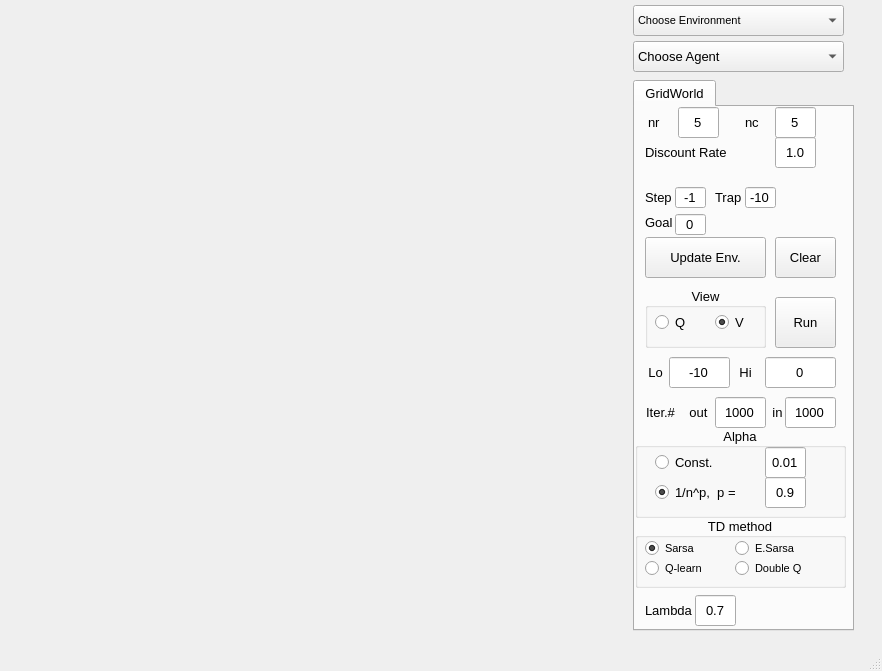
<?xml version="1.0" encoding="UTF-8"?>
<ui version="4.0">
 <class>MainWindow</class>
 <widget class="QMainWindow" name="MainWindow">
  <property name="enabled">
   <bool>true</bool>
  </property>
  <property name="geometry">
   <rect>
    <x>0</x>
    <y>0</y>
    <width>882</width>
    <height>671</height>
   </rect>
  </property>
  <property name="windowTitle">
   <string>MainWindow</string>
  </property>
  <widget class="QWidget" name="centralwidget">
   <widget class="QTabWidget" name="tabWidget">
    <property name="geometry">
     <rect>
      <x>633</x>
      <y>80</y>
      <width>221</width>
      <height>551</height>
     </rect>
    </property>
    <property name="font">
     <font>
      <family>Arial</family>
      <pointsize>10</pointsize>
     </font>
    </property>
    <property name="currentIndex">
     <number>0</number>
    </property>
    <widget class="QWidget" name="tab">
     <attribute name="title">
      <string>GridWorld</string>
     </attribute>
     <widget class="QLineEdit" name="nc">
      <property name="geometry">
       <rect>
        <x>140</x>
        <y>0</y>
        <width>41</width>
        <height>31</height>
       </rect>
      </property>
      <property name="text">
       <string>5</string>
      </property>
      <property name="alignment">
       <set>Qt::AlignCenter</set>
      </property>
     </widget>
     <widget class="QGroupBox" name="groupBox">
      <property name="geometry">
       <rect>
        <x>10</x>
        <y>180</y>
        <width>121</width>
        <height>61</height>
       </rect>
      </property>
      <property name="layoutDirection">
       <enum>Qt::LeftToRight</enum>
      </property>
      <property name="title">
       <string>View</string>
      </property>
      <property name="alignment">
       <set>Qt::AlignCenter</set>
      </property>
      <widget class="QRadioButton" name="QButton">
       <property name="geometry">
        <rect>
         <x>10</x>
         <y>20</y>
         <width>71</width>
         <height>31</height>
        </rect>
       </property>
       <property name="text">
        <string>Q</string>
       </property>
       <property name="checked">
        <bool>false</bool>
       </property>
      </widget>
      <widget class="QRadioButton" name="VButton">
       <property name="geometry">
        <rect>
         <x>70</x>
         <y>20</y>
         <width>51</width>
         <height>31</height>
        </rect>
       </property>
       <property name="text">
        <string>V</string>
       </property>
       <property name="checked">
        <bool>true</bool>
       </property>
      </widget>
     </widget>
     <widget class="QLabel" name="label">
      <property name="geometry">
       <rect>
        <x>13</x>
        <y>0</y>
        <width>31</width>
        <height>31</height>
       </rect>
      </property>
      <property name="text">
       <string>nr</string>
      </property>
     </widget>
     <widget class="QLineEdit" name="nr">
      <property name="geometry">
       <rect>
        <x>43</x>
        <y>0</y>
        <width>41</width>
        <height>31</height>
       </rect>
      </property>
      <property name="text">
       <string>5</string>
      </property>
      <property name="alignment">
       <set>Qt::AlignCenter</set>
      </property>
     </widget>
     <widget class="QLabel" name="label_2">
      <property name="geometry">
       <rect>
        <x>110</x>
        <y>0</y>
        <width>31</width>
        <height>31</height>
       </rect>
      </property>
      <property name="text">
       <string>nc</string>
      </property>
     </widget>
     <widget class="QPushButton" name="steps_run">
      <property name="geometry">
       <rect>
        <x>140</x>
        <y>190</y>
        <width>61</width>
        <height>51</height>
       </rect>
      </property>
      <property name="text">
       <string>Run</string>
      </property>
     </widget>
     <widget class="QPushButton" name="UpdateButton">
      <property name="geometry">
       <rect>
        <x>10</x>
        <y>130</y>
        <width>121</width>
        <height>41</height>
       </rect>
      </property>
      <property name="text">
       <string>Update Env.</string>
      </property>
     </widget>
     <widget class="QLineEdit" name="n_out">
      <property name="geometry">
       <rect>
        <x>80</x>
        <y>290</y>
        <width>51</width>
        <height>31</height>
       </rect>
      </property>
      <property name="text">
       <string>1000</string>
      </property>
      <property name="alignment">
       <set>Qt::AlignCenter</set>
      </property>
     </widget>
     <widget class="QLabel" name="label_3">
      <property name="geometry">
       <rect>
        <x>10</x>
        <y>80</y>
        <width>41</width>
        <height>21</height>
       </rect>
      </property>
      <property name="text">
       <string>Step</string>
      </property>
     </widget>
     <widget class="QLineEdit" name="StepPenalty">
      <property name="enabled">
       <bool>true</bool>
      </property>
      <property name="geometry">
       <rect>
        <x>40</x>
        <y>80</y>
        <width>31</width>
        <height>21</height>
       </rect>
      </property>
      <property name="text">
       <string>-1</string>
      </property>
      <property name="alignment">
       <set>Qt::AlignCenter</set>
      </property>
     </widget>
     <widget class="QLabel" name="label_4">
      <property name="geometry">
       <rect>
        <x>10</x>
        <y>30</y>
        <width>91</width>
        <height>31</height>
       </rect>
      </property>
      <property name="text">
       <string>Discount Rate</string>
      </property>
     </widget>
     <widget class="QLineEdit" name="DiscountRate">
      <property name="enabled">
       <bool>true</bool>
      </property>
      <property name="geometry">
       <rect>
        <x>140</x>
        <y>30</y>
        <width>41</width>
        <height>31</height>
       </rect>
      </property>
      <property name="text">
       <string>1.0</string>
      </property>
      <property name="alignment">
       <set>Qt::AlignCenter</set>
      </property>
     </widget>
     <widget class="QPushButton" name="ClearAllButton">
      <property name="geometry">
       <rect>
        <x>140</x>
        <y>130</y>
        <width>61</width>
        <height>41</height>
       </rect>
      </property>
      <property name="text">
       <string>Clear</string>
      </property>
     </widget>
     <widget class="QLabel" name="label_7">
      <property name="geometry">
       <rect>
        <x>10</x>
        <y>100</y>
        <width>31</width>
        <height>31</height>
       </rect>
      </property>
      <property name="text">
       <string>Goal</string>
      </property>
     </widget>
     <widget class="QLineEdit" name="GoalReward">
      <property name="enabled">
       <bool>true</bool>
      </property>
      <property name="geometry">
       <rect>
        <x>40</x>
        <y>107</y>
        <width>31</width>
        <height>21</height>
       </rect>
      </property>
      <property name="text">
       <string>0</string>
      </property>
      <property name="alignment">
       <set>Qt::AlignCenter</set>
      </property>
     </widget>
     <widget class="QLabel" name="label_8">
      <property name="geometry">
       <rect>
        <x>0</x>
        <y>290</y>
        <width>51</width>
        <height>31</height>
       </rect>
      </property>
      <property name="text">
       <string>Iter.#</string>
      </property>
      <property name="alignment">
       <set>Qt::AlignCenter</set>
      </property>
     </widget>
     <widget class="QLabel" name="label_9">
      <property name="geometry">
       <rect>
        <x>0</x>
        <y>250</y>
        <width>41</width>
        <height>31</height>
       </rect>
      </property>
      <property name="text">
       <string>Lo</string>
      </property>
      <property name="alignment">
       <set>Qt::AlignCenter</set>
      </property>
     </widget>
     <widget class="QLabel" name="label_10">
      <property name="geometry">
       <rect>
        <x>90</x>
        <y>250</y>
        <width>41</width>
        <height>31</height>
       </rect>
      </property>
      <property name="text">
       <string>Hi</string>
      </property>
      <property name="alignment">
       <set>Qt::AlignCenter</set>
      </property>
     </widget>
     <widget class="QLineEdit" name="lowV">
      <property name="geometry">
       <rect>
        <x>34</x>
        <y>250</y>
        <width>61</width>
        <height>31</height>
       </rect>
      </property>
      <property name="text">
       <string>-10</string>
      </property>
      <property name="alignment">
       <set>Qt::AlignCenter</set>
      </property>
     </widget>
     <widget class="QLineEdit" name="highV">
      <property name="geometry">
       <rect>
        <x>130</x>
        <y>250</y>
        <width>71</width>
        <height>31</height>
       </rect>
      </property>
      <property name="text">
       <string>0</string>
      </property>
      <property name="alignment">
       <set>Qt::AlignCenter</set>
      </property>
     </widget>
     <widget class="QLineEdit" name="n_in">
      <property name="geometry">
       <rect>
        <x>150</x>
        <y>290</y>
        <width>51</width>
        <height>31</height>
       </rect>
      </property>
      <property name="text">
       <string>1000</string>
      </property>
      <property name="alignment">
       <set>Qt::AlignCenter</set>
      </property>
     </widget>
     <widget class="QLabel" name="label_11">
      <property name="geometry">
       <rect>
        <x>43</x>
        <y>290</y>
        <width>41</width>
        <height>31</height>
       </rect>
      </property>
      <property name="text">
       <string>out</string>
      </property>
      <property name="alignment">
       <set>Qt::AlignCenter</set>
      </property>
     </widget>
     <widget class="QLabel" name="label_12">
      <property name="geometry">
       <rect>
        <x>127</x>
        <y>290</y>
        <width>31</width>
        <height>31</height>
       </rect>
      </property>
      <property name="text">
       <string>in</string>
      </property>
      <property name="alignment">
       <set>Qt::AlignCenter</set>
      </property>
     </widget>
     <widget class="QGroupBox" name="groupBox_2">
      <property name="enabled">
       <bool>true</bool>
      </property>
      <property name="geometry">
       <rect>
        <x>0</x>
        <y>410</y>
        <width>211</width>
        <height>71</height>
       </rect>
      </property>
      <property name="layoutDirection">
       <enum>Qt::LeftToRight</enum>
      </property>
      <property name="title">
       <string>TD method</string>
      </property>
      <property name="alignment">
       <set>Qt::AlignCenter</set>
      </property>
      <widget class="QRadioButton" name="ESarsaB">
       <property name="geometry">
        <rect>
         <x>100</x>
         <y>20</y>
         <width>81</width>
         <height>22</height>
        </rect>
       </property>
       <property name="font">
        <font>
         <family>Arial</family>
         <pointsize>8</pointsize>
        </font>
       </property>
       <property name="text">
        <string>E.Sarsa</string>
       </property>
      </widget>
      <widget class="QRadioButton" name="SarsaB">
       <property name="enabled">
        <bool>true</bool>
       </property>
       <property name="geometry">
        <rect>
         <x>10</x>
         <y>20</y>
         <width>71</width>
         <height>22</height>
        </rect>
       </property>
       <property name="font">
        <font>
         <family>Arial</family>
         <pointsize>8</pointsize>
        </font>
       </property>
       <property name="text">
        <string>Sarsa</string>
       </property>
       <property name="checked">
        <bool>true</bool>
       </property>
      </widget>
      <widget class="QRadioButton" name="QLearnB">
       <property name="enabled">
        <bool>true</bool>
       </property>
       <property name="geometry">
        <rect>
         <x>10</x>
         <y>40</y>
         <width>71</width>
         <height>22</height>
        </rect>
       </property>
       <property name="font">
        <font>
         <family>Arial</family>
         <pointsize>8</pointsize>
        </font>
       </property>
       <property name="text">
        <string>Q-learn</string>
       </property>
      </widget>
      <widget class="QRadioButton" name="DoubleQB">
       <property name="enabled">
        <bool>true</bool>
       </property>
       <property name="geometry">
        <rect>
         <x>100</x>
         <y>40</y>
         <width>71</width>
         <height>22</height>
        </rect>
       </property>
       <property name="font">
        <font>
         <family>Arial</family>
         <pointsize>8</pointsize>
        </font>
       </property>
       <property name="text">
        <string>Double Q</string>
       </property>
      </widget>
     </widget>
     <widget class="QGroupBox" name="groupBox_3">
      <property name="geometry">
       <rect>
        <x>0</x>
        <y>320</y>
        <width>211</width>
        <height>91</height>
       </rect>
      </property>
      <property name="layoutDirection">
       <enum>Qt::LeftToRight</enum>
      </property>
      <property name="title">
       <string>Alpha</string>
      </property>
      <property name="alignment">
       <set>Qt::AlignCenter</set>
      </property>
      <widget class="QRadioButton" name="AlphaDecayB">
       <property name="geometry">
        <rect>
         <x>20</x>
         <y>50</y>
         <width>101</width>
         <height>31</height>
        </rect>
       </property>
       <property name="text">
        <string>1/n^p,  p = </string>
       </property>
       <property name="checked">
        <bool>true</bool>
       </property>
      </widget>
      <widget class="QRadioButton" name="AlphaConstB">
       <property name="geometry">
        <rect>
         <x>20</x>
         <y>20</y>
         <width>71</width>
         <height>31</height>
        </rect>
       </property>
       <property name="text">
        <string>Const.</string>
       </property>
       <property name="checked">
        <bool>false</bool>
       </property>
      </widget>
      <widget class="QLineEdit" name="AlphaConstV">
       <property name="enabled">
        <bool>true</bool>
       </property>
       <property name="geometry">
        <rect>
         <x>130</x>
         <y>20</y>
         <width>41</width>
         <height>31</height>
        </rect>
       </property>
       <property name="text">
        <string>0.01</string>
       </property>
       <property name="alignment">
        <set>Qt::AlignCenter</set>
       </property>
      </widget>
      <widget class="QLineEdit" name="AlphaDecayV">
       <property name="enabled">
        <bool>true</bool>
       </property>
       <property name="geometry">
        <rect>
         <x>130</x>
         <y>50</y>
         <width>41</width>
         <height>31</height>
        </rect>
       </property>
       <property name="text">
        <string>0.9</string>
       </property>
       <property name="alignment">
        <set>Qt::AlignCenter</set>
       </property>
      </widget>
     </widget>
     <widget class="QLabel" name="label_5">
      <property name="geometry">
       <rect>
        <x>10</x>
        <y>488</y>
        <width>51</width>
        <height>31</height>
       </rect>
      </property>
      <property name="text">
       <string>Lambda</string>
      </property>
     </widget>
     <widget class="QLineEdit" name="AlphaConstV_2">
      <property name="enabled">
       <bool>true</bool>
      </property>
      <property name="geometry">
       <rect>
        <x>60</x>
        <y>488</y>
        <width>41</width>
        <height>31</height>
       </rect>
      </property>
      <property name="text">
       <string>0.7</string>
      </property>
      <property name="alignment">
       <set>Qt::AlignCenter</set>
      </property>
     </widget>
     <widget class="QLabel" name="label_6">
      <property name="geometry">
       <rect>
        <x>80</x>
        <y>80</y>
        <width>41</width>
        <height>21</height>
       </rect>
      </property>
      <property name="text">
       <string>Trap</string>
      </property>
     </widget>
     <widget class="QLineEdit" name="TrapPenalty">
      <property name="enabled">
       <bool>true</bool>
      </property>
      <property name="geometry">
       <rect>
        <x>110</x>
        <y>80</y>
        <width>31</width>
        <height>21</height>
       </rect>
      </property>
      <property name="text">
       <string>-10</string>
      </property>
      <property name="alignment">
       <set>Qt::AlignCenter</set>
      </property>
     </widget>
    </widget>
   </widget>
   <widget class="QComboBox" name="ChooseAgent">
    <property name="geometry">
     <rect>
      <x>633</x>
      <y>41</y>
      <width>211</width>
      <height>31</height>
     </rect>
    </property>
    <property name="font">
     <font>
      <family>Arial</family>
      <pointsize>10</pointsize>
     </font>
    </property>
    <property name="currentIndex">
     <number>0</number>
    </property>
    <item>
     <property name="text">
      <string>Choose Agent</string>
     </property>
    </item>
    <item>
     <property name="text">
      <string>DP (PI)</string>
     </property>
    </item>
    <item>
     <property name="text">
      <string>DP (VI)</string>
     </property>
    </item>
    <item>
     <property name="text">
      <string>MC</string>
     </property>
    </item>
    <item>
     <property name="text">
      <string>TD(0)</string>
     </property>
    </item>
    <item>
     <property name="text">
      <string>TD(𝜆)</string>
     </property>
    </item>
   </widget>
   <widget class="QComboBox" name="ChooseEnvironment">
    <property name="geometry">
     <rect>
      <x>633</x>
      <y>5</y>
      <width>211</width>
      <height>31</height>
     </rect>
    </property>
    <property name="font">
     <font>
      <family>Arial</family>
      <pointsize>8</pointsize>
     </font>
    </property>
    <property name="currentIndex">
     <number>0</number>
    </property>
    <item>
     <property name="text">
      <string>Choose Environment</string>
     </property>
    </item>
    <item>
     <property name="text">
      <string>Stochastic GridWorld with Trap</string>
     </property>
    </item>
   </widget>
   <widget class="QWidget" name="verticalLayoutWidget">
    <property name="geometry">
     <rect>
      <x>0</x>
      <y>0</y>
      <width>631</width>
      <height>631</height>
     </rect>
    </property>
    <property name="sizePolicy">
     <sizepolicy hsizetype="Expanding" vsizetype="Expanding">
      <horstretch>0</horstretch>
      <verstretch>0</verstretch>
     </sizepolicy>
    </property>
    <layout class="QVBoxLayout" name="upLayout">
     <item>
      <widget class="QStackedWidget" name="PaintArea">
       <property name="sizePolicy">
        <sizepolicy hsizetype="Expanding" vsizetype="Expanding">
         <horstretch>0</horstretch>
         <verstretch>0</verstretch>
        </sizepolicy>
       </property>
       <property name="autoFillBackground">
        <bool>true</bool>
       </property>
       <property name="currentIndex">
        <number>-1</number>
       </property>
      </widget>
     </item>
    </layout>
   </widget>
  </widget>
  <widget class="QStatusBar" name="statusBar"/>
 </widget>
 <resources/>
 <connections/>
</ui>
